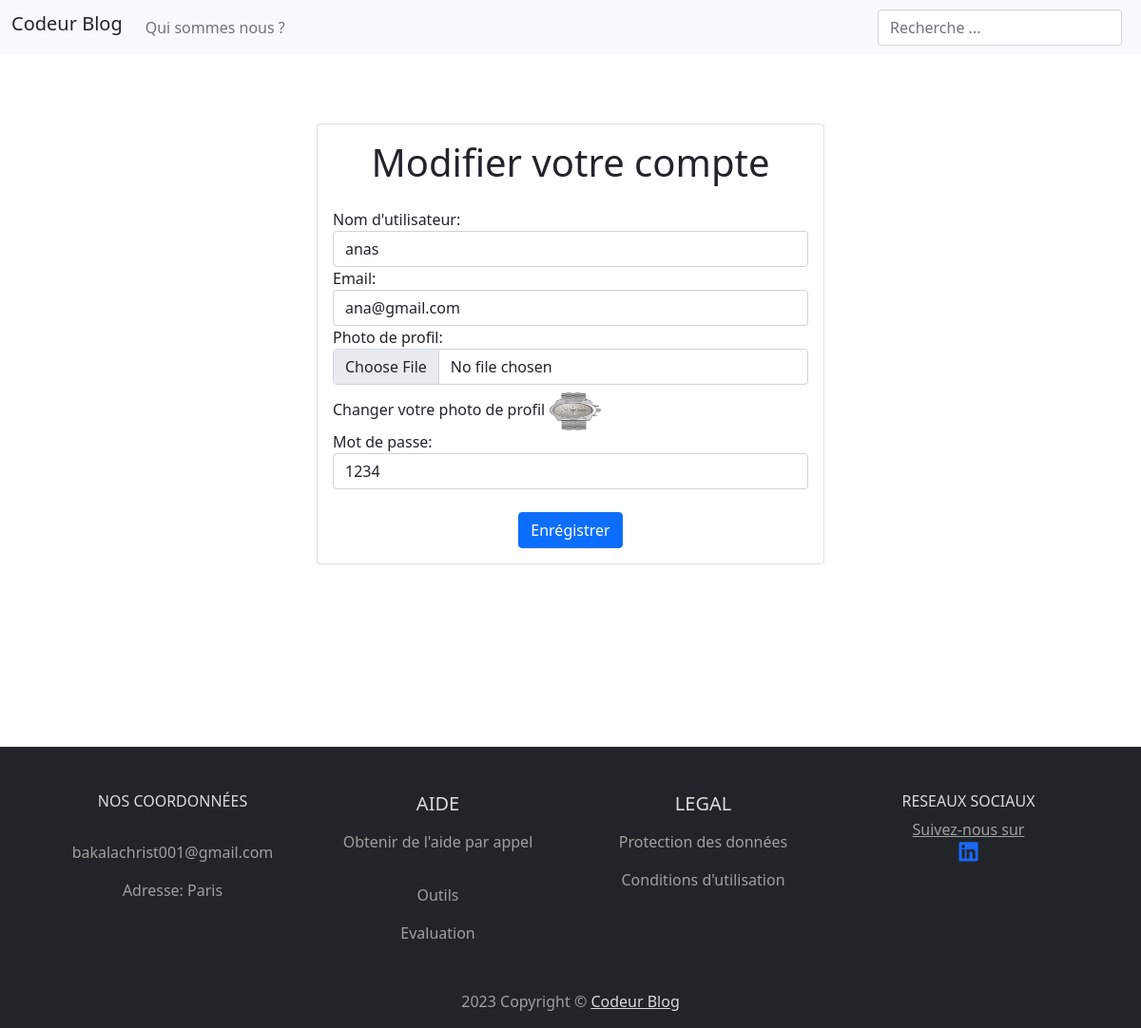
The app's page /edituser/1 with its own data.
### blogapp/models.py (models this page shows, shortened)
class Utilisateur(models.Model):
    username = models.CharField(max_length=50)
    email = models.CharField(max_length=200)
    password = models.CharField(max_length=20)
    image = models.ImageField(null=True, blank=True, upload_to='Images')
    created = models.DateTimeField(auto_now_add=True)

### blogapp/views.py (the view)
# urls.py: path('edituser/<int:id>', on.edituser, ),
def edituser(request, id):
    one_user = Utilisateur.objects.get(id=id)
    return render(request, 'blogapp/userupdate.html', {'one_user': one_user})

### blogapp/templates/blogapp/userupdate.html (shortened to what this page needs)
{% extends "blogapp/base.html" %}
{% block content %}
 <div class="container py-5">
        <div class="row justify-content-center">
            <div class="col-lg-6">
                <div class="card">
                    <div class="card-body">
                        <h1 class="card-title text-center mb-4">Modifier votre compte</h1>
                       <form method="POST" class="post-form" action="/updateuser/{{one_user.id}}" enctype="multipart/form-data">
                            <div class="form-group">
                                <label for="username">Nom d'utilisateur:</label>
                               <input type="text" class="form-control" name="username" required value="{{ one_user.username }}" />
                            </div>
                            <div class="form-group">
                                <label for="email">Email:</label>
                                <input type="text" class="form-control" name="email" required value="{{ one_user.email }}" />
                            </div>
                            <div class="form-group ">
                                <label >Photo de profil:</label>
                              <input type="file" class="form-control mb-2" name="image" value="{{ one_user.image }}" />
                                 Changer votre photo de profil   <img src="/media/{{ one_user.image }}" alt="connect" style="height:40px;width:55px">
                            </div>
                            <div class="form-group">
                                <label for="password">Mot de passe:</label>
                                 <input type="text" class="form-control" name="password" required value="{{ one_user.password }}" />
                            </div>
                            <div class="text-center">
                                <button type="submit" class="btn btn-primary mt-4">Enrégistrer </button>
                            </div>
                        </form>
                    </div>
                </div>
            </div>
        </div>
    </div>
{% endblock %}

### records on screen
Utilisateur: username "anas", email "ana@gmail.com", image (picture), password "1234"
